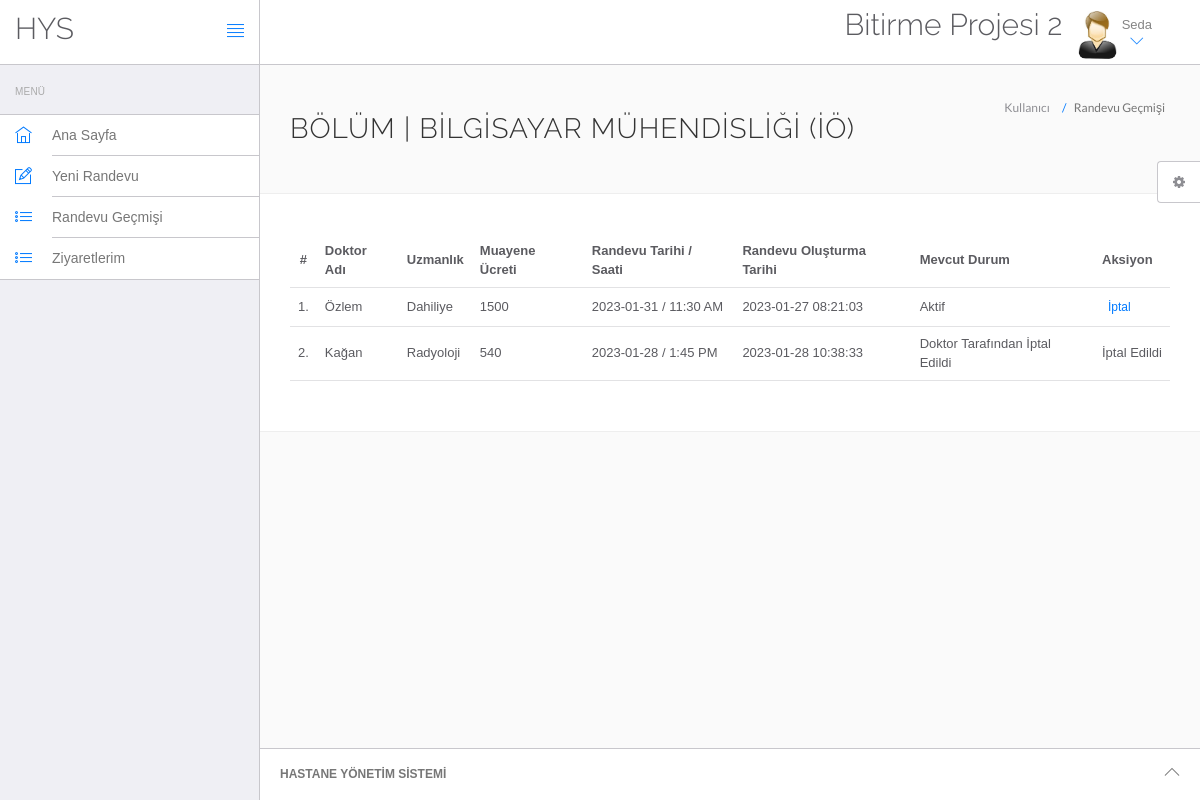
Screenshot of /hms/appointment-history.php (signed in) with the database file from the repository.
### tables this page shows
CREATE TABLE `users` (
  `id` int(11) NOT NULL,
  `fullName` varchar(255) DEFAULT NULL,
  `address` longtext,
  `city` varchar(255) DEFAULT NULL,
  `gender` varchar(255) DEFAULT NULL,
  `email` varchar(255) DEFAULT NULL,
  `password` varchar(255) DEFAULT NULL,
  `regDate` timestamp NULL DEFAULT CURRENT_TIMESTAMP,
  `updationDate` timestamp NULL DEFAULT NULL ON UPDATE CURRENT_TIMESTAMP
);

CREATE TABLE `appointment` (
  `id` int(11) NOT NULL,
  `doctorSpecialization` varchar(255) DEFAULT NULL,
  `doctorId` int(11) DEFAULT NULL,
  `userId` int(11) DEFAULT NULL,
  `consultancyFees` int(11) DEFAULT NULL,
  `appointmentDate` varchar(255) DEFAULT NULL,
  `appointmentTime` varchar(255) DEFAULT NULL,
  `postingDate` timestamp NULL DEFAULT CURRENT_TIMESTAMP,
  `userStatus` int(11) DEFAULT NULL,
  `doctorStatus` int(11) DEFAULT NULL,
  `updationDate` timestamp NULL DEFAULT NULL ON UPDATE CURRENT_TIMESTAMP
);

CREATE TABLE `doctors` (
  `id` int(11) NOT NULL,
  `specilization` varchar(255) DEFAULT NULL,
  `doctorName` varchar(255) DEFAULT NULL,
  `address` longtext,
  `docFees` varchar(255) DEFAULT NULL,
  `contactno` bigint(11) DEFAULT NULL,
  `docEmail` varchar(255) DEFAULT NULL,
  `password` varchar(255) DEFAULT NULL,
  `creationDate` timestamp NULL DEFAULT CURRENT_TIMESTAMP,
  `updationDate` timestamp NULL DEFAULT NULL ON UPDATE CURRENT_TIMESTAMP
);

### hms/appointment-history.php (the view, shortened to what this page needs)
<?php
include('include/config.php');
if(strlen($_SESSION['id']==0)) {
 header('location:logout.php');
  } else{
?>
<!DOCTYPE html>
<html lang="tr">
	<head>
		<link rel="stylesheet" href="vendor/bootstrap/css/bootstrap.min.css">
		<link rel="stylesheet" href="vendor/fontawesome/css/font-awesome.min.css">
		<link rel="stylesheet" href="vendor/themify-icons/themify-icons.min.css">
		<link href="vendor/animate.css/animate.min.css" rel="stylesheet" media="screen">
		<link href="vendor/perfect-scrollbar/perfect-scrollbar.min.css" rel="stylesheet" media="screen">
		<link href="vendor/switchery/switchery.min.css" rel="stylesheet" media="screen">
		<link href="vendor/bootstrap-touchspin/jquery.bootstrap-touchspin.min.css" rel="stylesheet" media="screen">
		<link href="vendor/select2/select2.min.css" rel="stylesheet" media="screen">
		<link href="vendor/bootstrap-datepicker/bootstrap-datepicker3.standalone.min.css" rel="stylesheet" media="screen">
		<link href="vendor/bootstrap-timepicker/bootstrap-timepicker.min.css" rel="stylesheet" media="screen">
		<link rel="stylesheet" href="assets/css/styles.css">
		<link rel="stylesheet" href="assets/css/plugins.css">
		<link rel="stylesheet" href="assets/css/themes/theme-1.css" id="skin_color" />
	</head>
	<body>
		<div id="app">
<?php include('include/sidebar.php');?>
			<div class="app-content">
					<?php include('include/header.php');?>
				<div class="main-content" >
					<div class="wrap-content container" id="container">
						<section id="page-title">
							<div class="row">
								<div class="col-sm-8">
									<h1 class="mainTitle">Bölüm | Bilgisayar Mühendisliği (İÖ)</h1>
																	</div>
								<ol class="breadcrumb">
									<li>
										<span>Kullanıcı </span>
									</li>
									<li class="active">
										<span>Randevu Geçmişi</span>
									</li>
								</ol>
							</div>
						</section>
						<div class="container-fluid container-fullw bg-white">
									<div class="row">
								<div class="col-md-12">
									<table class="table table-hover" id="sample-table-1">
										<thead>
											<tr>
												<th class="center">#</th>
												<th class="hidden-xs">Doktor Adı</th>
												<th>Uzmanlık</th>
												<th>Muayene Ücreti</th>
												<th>Randevu Tarihi / Saati</th>
												<th>Randevu Oluşturma Tarihi  </th>
												<th>Mevcut Durum</th>
												<th>Aksiyon</th>
											</tr>
										</thead>
										<tbody>
<?php
$sql=mysqli_query($con,"select doctors.doctorName as docname,appointment.*  from appointment join doctors on doctors.id=appointment.doctorId where appointment.userId='".$_SESSION['id']."'");
$cnt=1;
while($row=mysqli_fetch_array($sql))
{
?>
											<tr>
												<td class="center"><?php echo $cnt;?>.</td>
												<td class="hidden-xs"><?php echo $row['docname'];?></td>
												<td><?php echo $row['doctorSpecialization'];?></td>
												<td><?php echo $row['consultancyFees'];?></td>
												<td><?php echo $row['appointmentDate'];?> / <?php echo
												 $row['appointmentTime'];?>
												</td>
												<td><?php echo $row['postingDate'];?></td>
												<td>
<?php if(($row['userStatus']==1) && ($row['doctorStatus']==1))
{
	echo "Aktif";
}
if(($row['userStatus']==1) && ($row['doctorStatus']==0))
{
	echo "Doktor Tarafından İptal Edildi";
}
												?></td>
												<td >
												<div class="visible-md visible-lg hidden-sm hidden-xs">
							<?php if(($row['userStatus']==1) && ($row['doctorStatus']==1))
{ ?>
	<a href="appointment-history.php?id=<?php echo $row['id']?>&cancel=update" onClick="return confirm('Bu randevuyu iptal etmek istediğinizden emin misiniz ?')"class="btn btn-transparent btn-xs tooltips" title="Cancel Appointment" tooltip-placement="top" tooltip="Remove">İptal</a>
	<?php } else {
		echo "İptal Edildi";
		} ?>
												</div>
												</td>
											</tr>
											<?php
$cnt=$cnt+1;
											 }?>
										</tbody>
									</table>
								</div>
							</div>
								</div>
					</div>
				</div>
			</div>
	<?php include('include/footer.php');?>
	<?php include('include/setting.php');?>
		</div>
	</body>
</html>
<?php } ?>

### hms/include/header.php (shortened to what this page needs)
<header class="navbar navbar-default navbar-static-top">
					<div class="navbar-header">
						<a class="navbar-brand" href="#">
							<h2 style="padding-top:20% ">HYS</h2>
						</a>
						<a href="#" class="sidebar-toggler pull-right visible-md visible-lg" data-toggle-class="app-sidebar-closed" data-toggle-target="#app">
							<i class="ti-align-justify"></i>
						</a>
					</div>
					<div class="navbar-collapse collapse">
						<ul class="nav navbar-right">
								<li  style="padding-top:2% ">
								<h2>Bitirme Projesi 2</h2>
							</li>
							<li class="dropdown current-user">
								<a href class="dropdown-toggle" data-toggle="dropdown">
									<img src="assets/images/images.jpg"> <span class="username">
									<?php $query=mysqli_query($con,"select fullName from users where id='".$_SESSION['id']."'");
while($row=mysqli_fetch_array($query))
{
	echo $row['fullName'];
}
									?> <i class="ti-angle-down"></i></i></span>
								</a>
							</li>
						</ul>
					</div>
				</header>

### hms/assets/css/themes/theme-1.css (style rules this page uses)
body { background: #FAFAFA; }
header .navbar-header { background: #ffffff !important; border-right-color: #c8c7cc !important; border-bottom-color: #c8c7cc !important; }
header .navbar-header .sidebar-toggler, header .navbar-header .sidebar-mobile-toggler { color: #007aff !important; }
header .navbar-header .navbar-brand { color: #777 !important; }
header .navbar-collapse { background: #ffffff !important; border-bottom-color: #c8c7cc !important; box-shadow: none !important; }
header .navbar-collapse .navbar-right > li > a { color: #777; }
header .navbar-collapse .navbar-right > li > a i { color: #007aff !important; }

### rows the page displays
users: fullName "Seda"
appointment: doctorId.doctorName "Özlem", doctorSpecialization "Dahiliye", consultancyFees "1500", appointmentDate "2023-01-31", appointmentTime "11:30 AM", postingDate "2023-01-27 08:21:03", userStatus "Aktif"
appointment: doctorId.doctorName "Kağan", doctorSpecialization "Radyoloji", consultancyFees "540", appointmentDate "2023-01-28", appointmentTime "1:45 PM", postingDate "2023-01-28 10:38:33", userStatus "Doktor Tarafından İptal Edildi"
